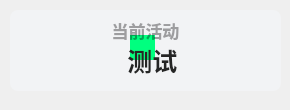
<?xml version="1.0" encoding="UTF-8"?>
<ui version="4.0">
 <class>Form</class>
 <widget class="QWidget" name="Form">
  <property name="geometry">
   <rect>
    <x>0</x>
    <y>0</y>
    <width>290</width>
    <height>110</height>
   </rect>
  </property>
  <property name="minimumSize">
   <size>
    <width>0</width>
    <height>100</height>
   </size>
  </property>
  <property name="maximumSize">
   <size>
    <width>16777215</width>
    <height>65536</height>
   </size>
  </property>
  <property name="windowTitle">
      <string>当前</string>
  </property>
  <widget class="QPushButton" name="subject">
   <property name="geometry">
    <rect>
     <x>20</x>
     <y>30</y>
     <width>251</width>
     <height>61</height>
    </rect>
   </property>
   <property name="font">
    <font>
     <family>Microsoft YaHei UI</family>
     <pointsize>19</pointsize>
     <weight>75</weight>
     <bold>true</bold>
    </font>
   </property>
   <property name="styleSheet">
    <string notr="true">border: none;
color: rgba(37, 37, 37, 255);
font-weight: bold;</string>
   </property>
   <property name="text">
    <string>  测试</string>
   </property>
   <property name="icon">
    <iconset>
     <normaloff>../../../../../img/it.svg</normaloff>../../../../../img/it.svg</iconset>
   </property>
   <property name="iconSize">
    <size>
     <width>36</width>
     <height>26</height>
    </size>
   </property>
  </widget>
  <widget class="QLabel" name="blurEffect">
   <property name="geometry">
    <rect>
     <x>130</x>
     <y>35</y>
     <width>25</width>
     <height>25</height>
    </rect>
   </property>
   <property name="styleSheet">
    <string notr="true">background-color: rgb(0, 255, 127);
border-radius:20px</string>
   </property>
   <property name="text">
    <string/>
   </property>
  </widget>
  <widget class="QLabel" name="sub_title">
   <property name="geometry">
    <rect>
     <x>30</x>
     <y>10</y>
     <width>231</width>
     <height>41</height>
    </rect>
   </property>
   <property name="font">
    <font>
     <family>Microsoft YaHei UI</family>
     <pointsize>13</pointsize>
     <weight>75</weight>
     <bold>true</bold>
    </font>
   </property>
   <property name="styleSheet">
    <string notr="true">color: rgba(0, 0, 0, 90);
font-weight: bold;</string>
   </property>
   <property name="text">
    <string>当前活动</string>
   </property>
   <property name="textFormat">
    <enum>Qt::PlainText</enum>
   </property>
   <property name="alignment">
    <set>Qt::AlignCenter</set>
   </property>
  </widget>
  <widget class="QLabel" name="backgnd">
   <property name="geometry">
    <rect>
     <x>10</x>
     <y>10</y>
     <width>271</width>
     <height>81</height>
    </rect>
   </property>
   <property name="styleSheet">
    <string notr="true">background-color: rgba(242, 243, 245, 255);
border-radius: 8px
</string>
   </property>
   <property name="text">
    <string/>
   </property>
  </widget>
  <zorder>backgnd</zorder>
  <zorder>blurEffect</zorder>
  <zorder>sub_title</zorder>
  <zorder>subject</zorder>
 </widget>
 <resources/>
 <connections/>
</ui>
